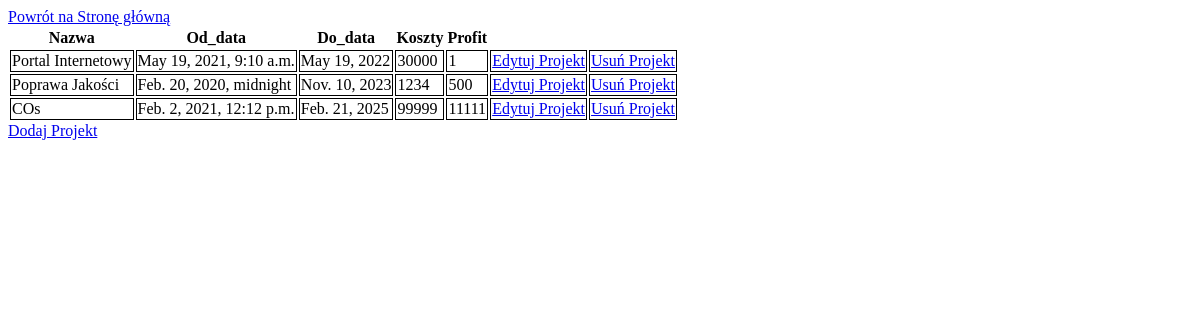
Before: /polls/projekty/ with the older database file.
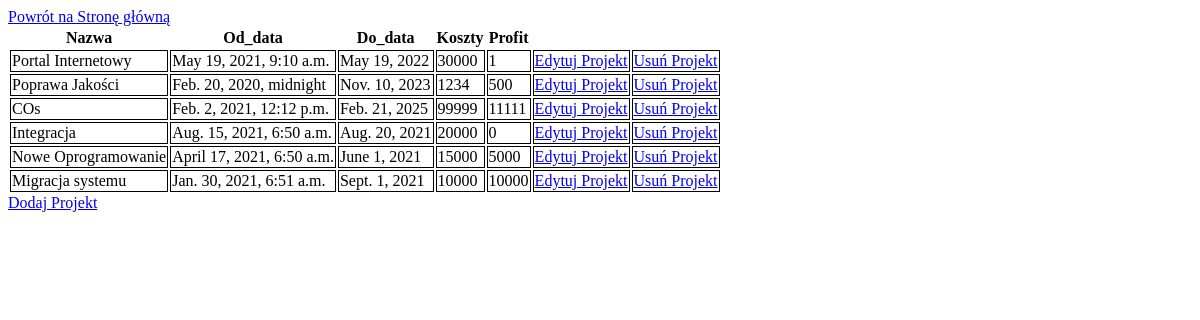
After: the same page with the newer database file.
### polls/models.py (models this page shows, shortened)
class Projekty(models.Model):
    nazwa = models.CharField(max_length=200)
    od_data = models.DateTimeField('date published')
    do_data = models.DateField(auto_now=False, auto_now_add=False)
    koszty = models.PositiveIntegerField()
    profit = models.IntegerField(default=0)

### polls/views.py (the view)
# urls.py: path('projekty/', views.detail_projekty),
def detail_projekty(request):
    projekty = Projekty.objects.all()
    template = loader.get_template('polls/projekty.html')
    context = {
        'projekty': projekty,
    }
    return HttpResponse(template.render(context, request))

### polls/templates/polls/projekty.html
{% load static %}
<link rel="stylesheet" type="text/css" href="{% static 'polls/style.css' %}" />
<a href="{% url 'start' %}">Powrót na Stronę główną</a>
{% if projekty %}
    <table>
        <tr>
            <th><a>Nazwa</a></th>
            <th><a>Od_data</a></th>
            <th><a>Do_data</a></th>
            <th><a>Koszty</a></th>
            <th><a>Profit</a></th>
        </tr>
    {% for projekt in projekty %}
        <tr>
            <td><a>{{projekt.nazwa}}</a></td>
            <td><a>{{projekt.od_data}}</a></td>
            <td><a>{{projekt.do_data}}</a></td>
            <td><a>{{projekt.koszty}}</a></td>
            <td><a>{{projekt.profit}}</a></td>
            <td><a href="/polls/edycja_projekt/{{projekt.id}}/">Edytuj Projekt</a></td>
            <td><a href="/polls/usun_projekt/{{projekt.id}}/">Usuń Projekt</a></td>
        </tr>
    {% endfor %}
    </table>
{% else %}
    <p>No polls are available.</p>
{% endif %}
<a href="/polls/formularz_projekty/">Dodaj Projekt</a>

Changed rows visible on the page:
added Projekty: nazwa "Integracja", od_data "Aug. 15, 2021, 6:50 a.m.", do_data "Aug. 20, 2021", koszty "20000", profit "0"
added Projekty: nazwa "Nowe Oprogramowanie", od_data "April 17, 2021, 6:50 a.m.", do_data "June 1, 2021", koszty "15000", profit "5000"
added Projekty: nazwa "Migracja systemu", od_data "Jan. 30, 2021, 6:51 a.m.", do_data "Sept. 1, 2021", koszty "10000", profit "10000"
